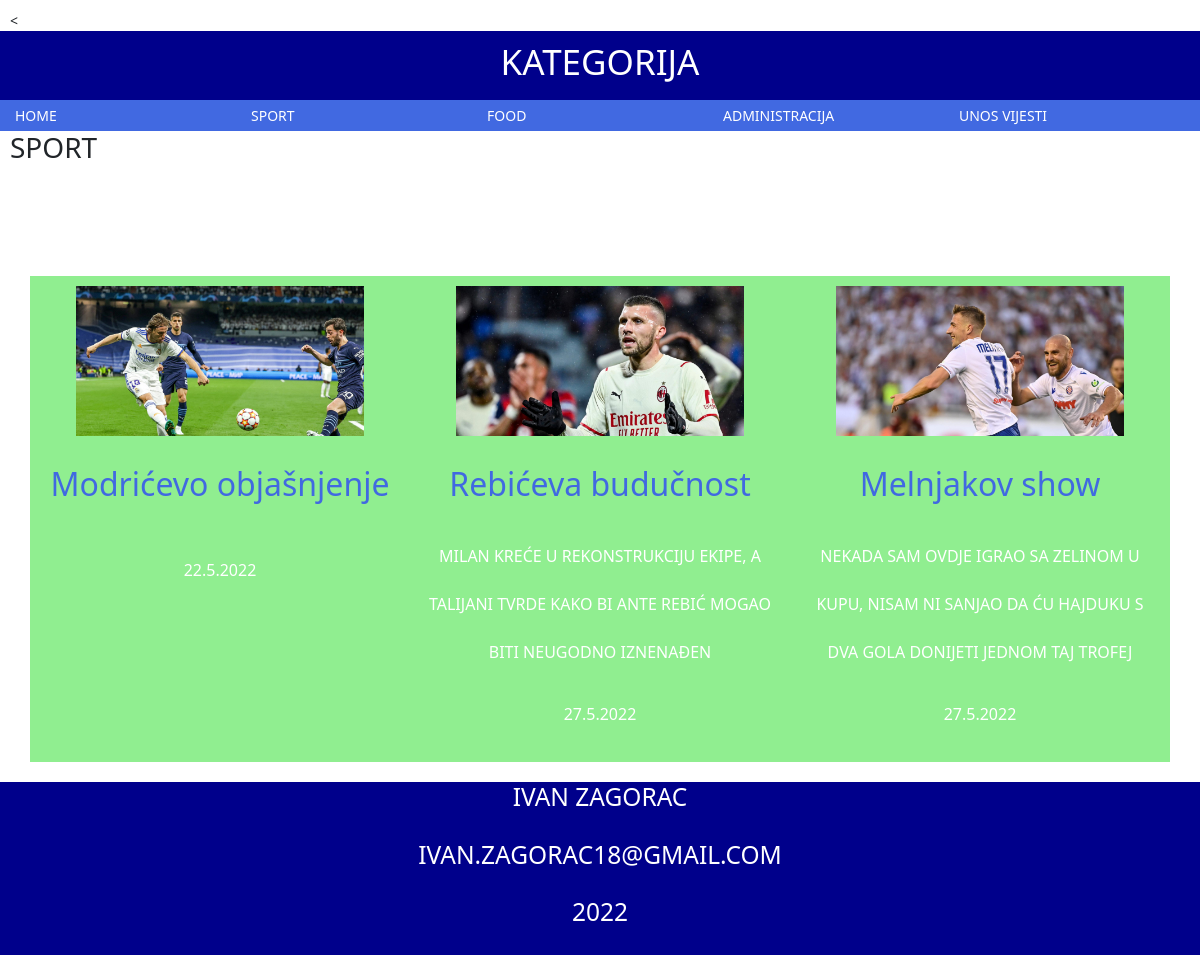
The app's page /kategorije.php?kategorija=Sport with its own data.
### tables this page shows
CREATE TABLE `vijest` (
  `id` int(11) NOT NULL,
  `datum` varchar(32) NOT NULL,
  `naslov` varchar(64) NOT NULL,
  `sazetak` text NOT NULL,
  `tekst` text NOT NULL,
  `slika` varchar(64) NOT NULL,
  `kategorija` varchar(64) NOT NULL,
  `arhiva` tinyint(1) NOT NULL
);

### kategorije.php (the view, shortened to what this page needs)
<<!DOCTYPE html>
<html>
<head>
	<link   rel="stylesheet" type="text/css" href="style.css">
	  <link rel="stylesheet"  href="bootstrap-5.0.1-dist/css/bootstrap.min.css">
</head>
<body>
	<div id="header" class="row">
<header>
	<h1>Kategorija</h1>
</div>
<div class="row">
<nav id="navigacija" class="col-lg-12">
<ul><li><a href="index.php">Home</a></li>
	<li><a href="kategorije.php?kategorija=sport">Sport</a></li>
	<li><a href="kategorije.php?kategorija=hrana">Food</a></li>
	<li><a href="login.html">Administracija</a></li>
	<li><a href="folderB/unos.html">Unos vijesti</a></li>
</ul>
</nav>
</div>
<?php
	$kategorija=$_GET['kategorija'];
	$query = "SELECT * FROM vijest WHERE kategorija='$kategorija'";
	$result=mysqli_query($dbc,$query);
?>
<section class="sport">
<h2 style="text-transform: uppercase;"><?php echo $kategorija ?></h2>
<br/>
<br/>
<?php
	echo '<div id="con" class="container">
			<div class="row">';
while($row=mysqli_fetch_array($result)){
	echo '
 		<div id="omotacVijesti" class="col-lg-4 col-md-6 col-sm-12">
 	 	<img src="' . UPLPATH . $row['slika'] . '"
	 	<div class="naslov2"
 		 <h3 class="title">
 		 <a id="reference" href="clanak.php?id='. $row['id'] . '"> '. $row['naslov'] . '
 		 </a></h3>
 		 <p class="sazetakV">'. $row['sazetak'] . ' </p>
 		<p class="datumV"> '. $row['datum'] . '</p>
 		 </div>
 		 ';
	}
	echo '</div></div>';
?>
</section>
<div class="row">
<footer class="footer">
		<div class="col-lg-12">
		<h3>Ivan Zagorac</h3><br/>
		</div>
		<div class="col-lg-12">
		<h3>ivan.zagorac18@gmail.com</h3><br/>
		</div>
		<div class="col-lg-12">
		<h3>2022</h3><br/>
		</div>
</footer>
</div>
</body>
</html>

### style.css (style rules this page uses)
html { padding:10px; margin:0auto; font-family:Arial,"Times New Roman",sans-serif; font-size: 14px; }
header { width: 100%; background-color: darkblue; color: white; padding: 10px; }
h1 { text-align: center; text-transform: uppercase; }
#navigacija { width: 100%; background-color: royalblue; }
#navigacija a { display: block; color: white; text-transform: uppercase; padding: 5px; text-decoration: none; }
#navigacija ul { list-style-type: none; margin: 0; padding: 0; }
#navigacija li { float: left; width: 20%; }
.footer { width: 100%; background-color: darkblue; }
.footer h3 { color: white; text-transform: uppercase; text-align: center; }
.sport { width: 100%; float: left; line-height: 3; }
#omotacVijesti { font-size: 18px; background-color: lightgreen; padding: 10px; margin-top: 20px; margin-bottom: 20px; color: white; text-align: center; }
#omotacVijesti img { width: 80%; }
#reference { text-decoration: none; font-size: 32px; color: royalblue; }
.sazetakV, .datumV { text-transform: uppercase; font-size: 16px; }

### records on screen
vijest: slika (picture), naslov "Modrićevo objašnjenje", datum "22.5.2022"
vijest: slika (picture), naslov "Rebićeva budučnost", sazetak "MILAN KREĆE U REKONSTRUKCIJU EKIPE, A TALIJANI TVRDE KAKO BI ANTE REBIĆ MOGAO BITI NEUGODNO IZNENAĐEN", datum "27.5.2022"
vijest: slika (picture), naslov "Melnjakov show", sazetak "NEKADA SAM OVDJE IGRAO SA ZELINOM U KUPU, NISAM NI SANJAO DA ĆU HAJDUKU S DVA GOLA DONIJETI JEDNOM TAJ TROFEJ", datum "27.5.2022"

### other values on screen
$kategorija "SPORT"
